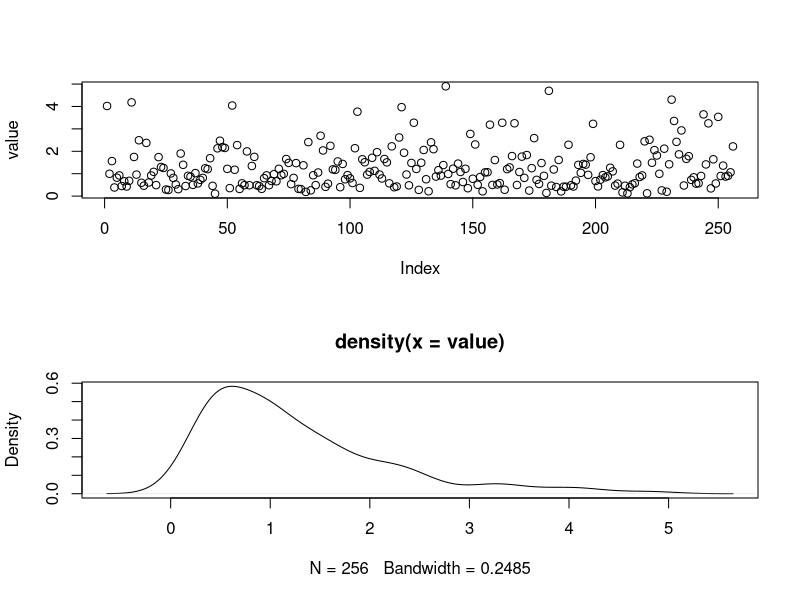

The R source for this figure:
# 乱数の分布クラスを使用した結果の出力を、図に変換するRスクリプト

# png形式で出力する
png("fisher_f_distribution.png")

# TSV形式になっている乱数の出力データを読み込む
x <- read.table("fisher_f_distribution.tsv")

# 1列目だけを抜き出す
value = x$V1

# グラフを縦に2つ
par(mfrow=c(2, 1))

# 1つ目：データをプロットとして出力
plot(value)

# 2つ目：密度をプロットとして出力
plot(density(value))
